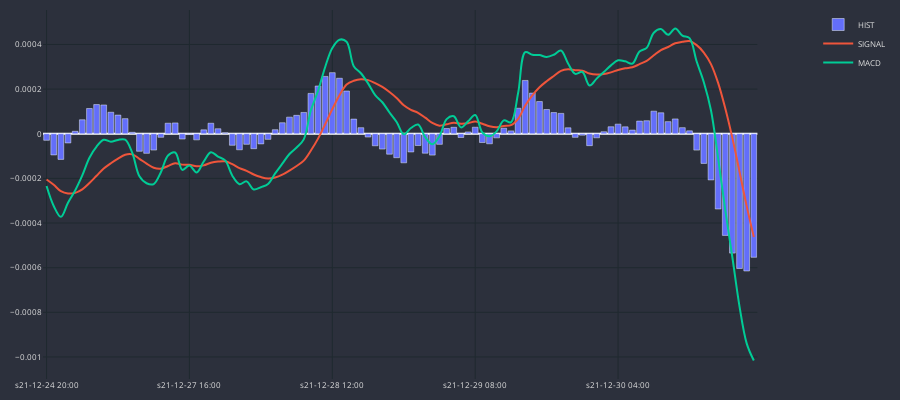

This figure's notebook cell:
### Code cell
cp = CandlePlot(dfp, candles=False)
cp.fig.add_trace(go.Bar(
    x=cp.df_plot.sTime,
    y=cp.df_plot.HIST,
    name="HIST"
))
cp.show_plot(line_traces=['SIGNAL', 'MACD'], sec_traces=[])
